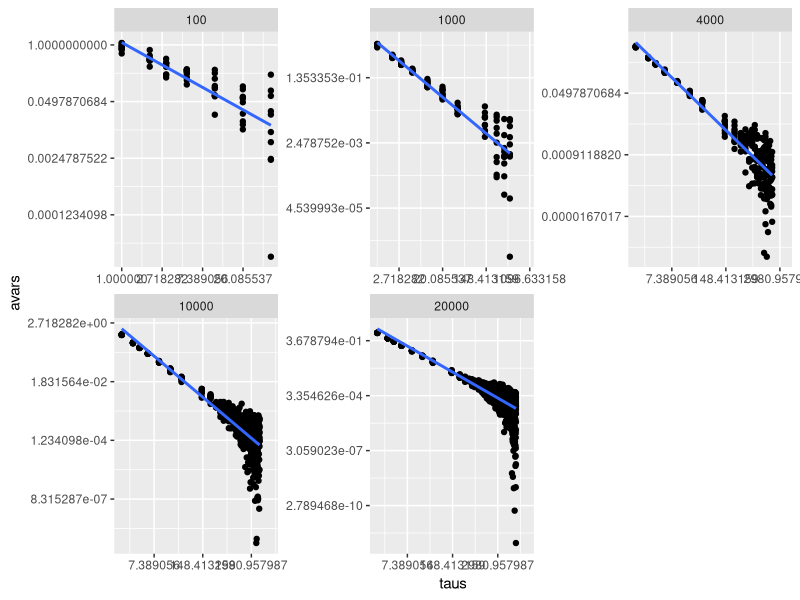
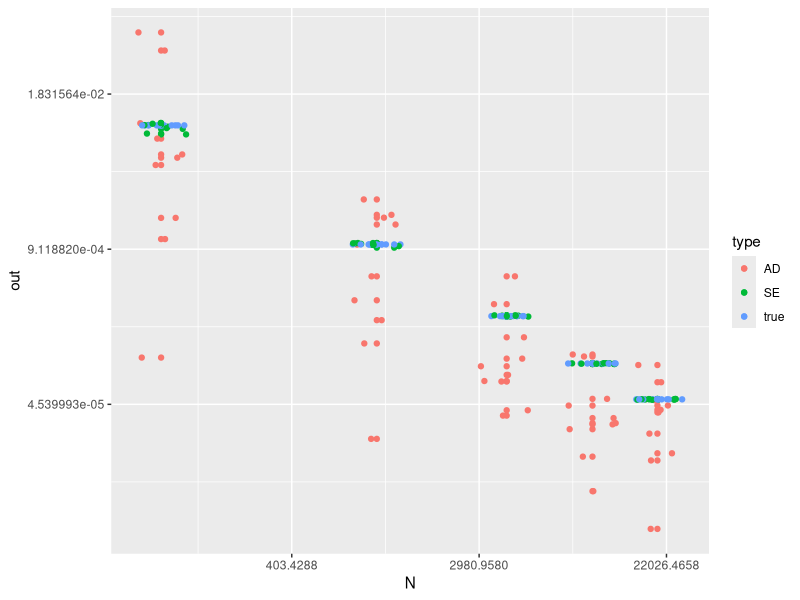
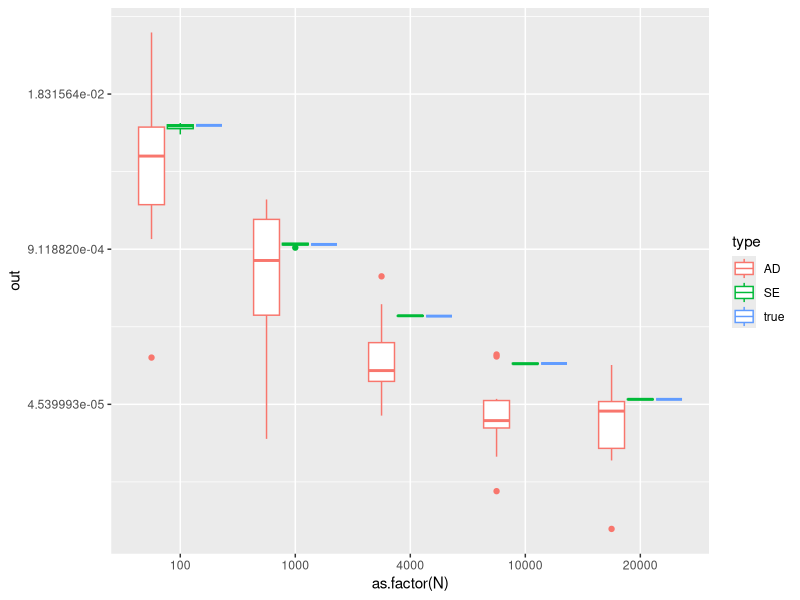

These charts were generated, in order, by the following R code:
rm(list=ls())
library(readr)
library(ggplot2)
library(dplyr)
# primerData1 <- read_csv("Data/primerData1.txt", col_names = FALSE, skip = 10)
# colnames(primerData1)="X1tilde"
# primerData1$t = 1:dim(primerData1)[1]
# 
# y=primerData1$X1tilde
# tau=10

# y=rnorm(4000,0,1) ### increase this, what does it converge to, for which tau

avar_fn=function(y,tau){
  n=length(y)
  
  div=seq(1,n,by = tau)

  M=length(div)-1 #number of groups
  
  groupmeans = numeric(M)
  for(i in 1:M){
    groupmeans[i]=mean(y[div[i]:(div[i+1]-1)])
  }

  1/(2*(M-1)) * sum(diff(groupmeans)^2)
}


getAvars=function(N){
  y=rnorm(N,0,1) 
  taus = c(1,2,3,5,10,20)#floor(N/8),floor(N/4))#200,1000)
  taus = c(taus,seq(40,N,by=100))
  # print(taus)
  avars=numeric(length(taus))
  
  for (i in 1:length(taus)){
    avars[i]=avar_fn(y,taus[i])
  }
  res=data.frame(taus=taus,avars=avars)  
  fit=lm(log(avars)~log(taus),data = res)
  slope=as.numeric(fit$coefficients[2])
  int=as.numeric(fit$coefficients[1])
  
  res=data.frame(taus=taus,avars=avars,N=N,slope=slope,int=int)  

  ##########################################
  # get SE
  ##########################################
  keep=data.frame()
  
  new=data.frame(N=N,out=exp(int+slope*log(N)), type="AD")
  new2=data.frame(N=N,out=sd(y)/N, type="SE")
  new3=data.frame(N=N,out=1/N, type="true")
  keep=bind_rows(keep,new,new2,new3)
  
  return(list(res=res,keep=keep))
}


Ns=c(100,1000,4000,10000,20000)

allres=data.frame()
allkeep=data.frame()
for(j in 1:10){
  for(N in Ns){
    tmp=getAvars(N)
    
    allres=bind_rows(allres,tmp$res)
    allkeep=bind_rows(allkeep,tmp$keep)
  }
  
}

ggplot(allres,aes(taus,avars))+
  geom_point()+
  scale_x_continuous(trans = "log")+
  scale_y_continuous(trans = "log")+
  stat_smooth(method = "lm",se = F)+
  facet_wrap(~N,scales = "free")

ggplot(allkeep,aes(N,out,color=type))+
  geom_point()+
  scale_x_continuous(trans = "log")+
  scale_y_continuous(trans = "log")+
  geom_jitter()

# allkeep$N = as.factor(allkeep$N)
ggplot(allkeep,aes(as.factor(N),out,color=type))+
  # scale_x_continuous(trans = "log")+
  scale_y_continuous(trans = "log")+
  geom_boxplot()

# 
#   # geom_abline(slope = res$slope[1],intercept = res$int[1])+
#   # coord_cartesian(xlim = c(1,1.5),ylim = c(1,1.4))
#   
#   
#   # print(exp(predict(fit))-res$avars)
#   
#   # print(exp(int+slope*log(1)))
#   
#   #extrapolate to size of data set
#   new=data.frame(N=N,out=exp(int+slope*log(N)), type="AD")
#   new2=data.frame(N=N,out=sd(y)/N, type="SE")
#   new3=data.frame(N=N,out=1/N, type="true")
#   keep=bind_rows(keep,new,new2,new3)
#   
#   #SE of the mean
#   # sd(y)/N
#   
# 
# keep
# 
# ggplot(keep,aes(N,out,color=type))+
#   geom_point()+
#   scale_x_continuous(trans = "log")+
#   scale_y_continuous(trans = "log")
